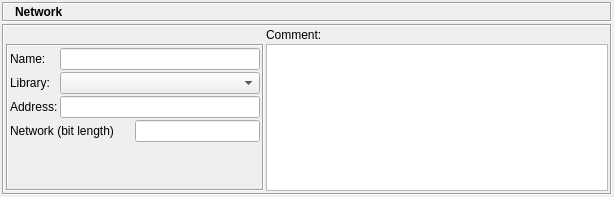
<ui version="4.0" >
 <class>NetworkDialogIPv6_q</class>
 <widget class="QWidget" name="NetworkDialogIPv6_q" >
  <property name="enabled" >
   <bool>true</bool>
  </property>
  <property name="geometry" >
   <rect>
    <x>0</x>
    <y>0</y>
    <width>614</width>
    <height>197</height>
   </rect>
  </property>
  <property name="sizePolicy" >
   <sizepolicy vsizetype="Minimum" hsizetype="Minimum" >
    <horstretch>0</horstretch>
    <verstretch>0</verstretch>
   </sizepolicy>
  </property>
  <property name="windowTitle" >
   <string>Network</string>
  </property>
  <layout class="QGridLayout" >
   <property name="leftMargin" >
    <number>2</number>
   </property>
   <property name="topMargin" >
    <number>2</number>
   </property>
   <property name="rightMargin" >
    <number>2</number>
   </property>
   <property name="bottomMargin" >
    <number>2</number>
   </property>
   <property name="horizontalSpacing" >
    <number>2</number>
   </property>
   <property name="verticalSpacing" >
    <number>2</number>
   </property>
   <item row="0" column="0" >
    <layout class="QVBoxLayout" >
     <property name="spacing" >
      <number>2</number>
     </property>
     <property name="leftMargin" >
      <number>0</number>
     </property>
     <property name="topMargin" >
      <number>0</number>
     </property>
     <property name="rightMargin" >
      <number>0</number>
     </property>
     <property name="bottomMargin" >
      <number>0</number>
     </property>
     <item>
      <widget class="QFrame" name="frame3" >
       <property name="sizePolicy" >
        <sizepolicy vsizetype="Fixed" hsizetype="Preferred" >
         <horstretch>0</horstretch>
         <verstretch>0</verstretch>
        </sizepolicy>
       </property>
       <property name="minimumSize" >
        <size>
         <width>16</width>
         <height>20</height>
        </size>
       </property>
       <property name="frameShape" >
        <enum>QFrame::Box</enum>
       </property>
       <property name="frameShadow" >
        <enum>QFrame::Sunken</enum>
       </property>
       <layout class="QGridLayout" >
        <property name="leftMargin" >
         <number>2</number>
        </property>
        <property name="topMargin" >
         <number>2</number>
        </property>
        <property name="rightMargin" >
         <number>2</number>
        </property>
        <property name="bottomMargin" >
         <number>2</number>
        </property>
        <property name="horizontalSpacing" >
         <number>2</number>
        </property>
        <property name="verticalSpacing" >
         <number>2</number>
        </property>
        <item row="0" column="1" >
         <widget class="QLabel" name="editorTitle" >
          <property name="sizePolicy" >
           <sizepolicy vsizetype="Fixed" hsizetype="Preferred" >
            <horstretch>0</horstretch>
            <verstretch>0</verstretch>
           </sizepolicy>
          </property>
          <property name="font" >
           <font>
            <weight>75</weight>
            <bold>true</bold>
           </font>
          </property>
          <property name="frameShape" >
           <enum>QFrame::NoFrame</enum>
          </property>
          <property name="frameShadow" >
           <enum>QFrame::Plain</enum>
          </property>
          <property name="text" >
           <string>Network</string>
          </property>
          <property name="wordWrap" >
           <bool>false</bool>
          </property>
         </widget>
        </item>
        <item row="0" column="0" >
         <widget class="QLabel" name="pixmapLabel1" >
          <property name="sizePolicy" >
           <sizepolicy vsizetype="Fixed" hsizetype="Fixed" >
            <horstretch>0</horstretch>
            <verstretch>0</verstretch>
           </sizepolicy>
          </property>
          <property name="pixmap" >
           <pixmap/>
          </property>
          <property name="scaledContents" >
           <bool>true</bool>
          </property>
          <property name="wordWrap" >
           <bool>false</bool>
          </property>
         </widget>
        </item>
       </layout>
      </widget>
     </item>
     <item>
      <widget class="QFrame" name="frame7" >
       <property name="sizePolicy" >
        <sizepolicy vsizetype="Expanding" hsizetype="Expanding" >
         <horstretch>0</horstretch>
         <verstretch>0</verstretch>
        </sizepolicy>
       </property>
       <property name="frameShape" >
        <enum>QFrame::Box</enum>
       </property>
       <property name="frameShadow" >
        <enum>QFrame::Sunken</enum>
       </property>
       <layout class="QGridLayout" >
        <property name="leftMargin" >
         <number>2</number>
        </property>
        <property name="topMargin" >
         <number>2</number>
        </property>
        <property name="rightMargin" >
         <number>2</number>
        </property>
        <property name="bottomMargin" >
         <number>2</number>
        </property>
        <property name="horizontalSpacing" >
         <number>2</number>
        </property>
        <property name="verticalSpacing" >
         <number>2</number>
        </property>
        <item row="1" column="1" >
         <widget class="QTextEdit" name="comment" >
          <property name="sizePolicy" >
           <sizepolicy vsizetype="Expanding" hsizetype="Expanding" >
            <horstretch>0</horstretch>
            <verstretch>100</verstretch>
           </sizepolicy>
          </property>
          <property name="minimumSize" >
           <size>
            <width>200</width>
            <height>0</height>
           </size>
          </property>
          <property name="tabChangesFocus" >
           <bool>true</bool>
          </property>
         </widget>
        </item>
        <item row="0" column="1" >
         <widget class="QLabel" name="textLabel2" >
          <property name="text" >
           <string>Comment:</string>
          </property>
          <property name="wordWrap" >
           <bool>false</bool>
          </property>
         </widget>
        </item>
        <item row="1" column="0" >
         <widget class="QFrame" name="frame50" >
          <property name="minimumSize" >
           <size>
            <width>250</width>
            <height>16</height>
           </size>
          </property>
          <property name="frameShape" >
           <enum>QFrame::Box</enum>
          </property>
          <property name="frameShadow" >
           <enum>QFrame::Sunken</enum>
          </property>
          <layout class="QGridLayout" >
           <property name="leftMargin" >
            <number>2</number>
           </property>
           <property name="topMargin" >
            <number>2</number>
           </property>
           <property name="rightMargin" >
            <number>2</number>
           </property>
           <property name="bottomMargin" >
            <number>2</number>
           </property>
           <property name="horizontalSpacing" >
            <number>2</number>
           </property>
           <property name="verticalSpacing" >
            <number>2</number>
           </property>
           <item row="0" column="0" >
            <widget class="QLabel" name="textLabel1" >
             <property name="text" >
              <string>Name:</string>
             </property>
             <property name="wordWrap" >
              <bool>false</bool>
             </property>
            </widget>
           </item>
           <item row="0" column="1" >
            <widget class="QLineEdit" name="obj_name" >
             <property name="sizePolicy" >
              <sizepolicy vsizetype="Fixed" hsizetype="Preferred" >
               <horstretch>0</horstretch>
               <verstretch>0</verstretch>
              </sizepolicy>
             </property>
             <property name="minimumSize" >
              <size>
               <width>200</width>
               <height>0</height>
              </size>
             </property>
            </widget>
           </item>
           <item row="1" column="0" >
            <widget class="QLabel" name="textLabel1_2" >
             <property name="text" >
              <string>Library:</string>
             </property>
             <property name="wordWrap" >
              <bool>false</bool>
             </property>
            </widget>
           </item>
           <item row="1" column="1" >
            <widget class="QComboBox" name="libs" >
             <property name="sizePolicy" >
              <sizepolicy vsizetype="Fixed" hsizetype="Preferred" >
               <horstretch>0</horstretch>
               <verstretch>0</verstretch>
              </sizepolicy>
             </property>
             <property name="minimumSize" >
              <size>
               <width>200</width>
               <height>0</height>
              </size>
             </property>
            </widget>
           </item>
           <item row="2" column="0" >
            <widget class="QLabel" name="textLabel2_2" >
             <property name="text" >
              <string>Address:</string>
             </property>
             <property name="wordWrap" >
              <bool>false</bool>
             </property>
            </widget>
           </item>
           <item row="2" column="1" >
            <widget class="QLineEdit" name="address" >
             <property name="sizePolicy" >
              <sizepolicy vsizetype="Fixed" hsizetype="Preferred" >
               <horstretch>0</horstretch>
               <verstretch>0</verstretch>
              </sizepolicy>
             </property>
             <property name="minimumSize" >
              <size>
               <width>200</width>
               <height>0</height>
              </size>
             </property>
            </widget>
           </item>
           <item row="3" column="0" colspan="2" >
            <widget class="QFrame" name="frame" >
             <property name="frameShape" >
              <enum>QFrame::NoFrame</enum>
             </property>
             <property name="frameShadow" >
              <enum>QFrame::Raised</enum>
             </property>
             <layout class="QGridLayout" >
              <property name="leftMargin" >
               <number>0</number>
              </property>
              <property name="topMargin" >
               <number>0</number>
              </property>
              <property name="rightMargin" >
               <number>0</number>
              </property>
              <property name="bottomMargin" >
               <number>0</number>
              </property>
              <property name="horizontalSpacing" >
               <number>0</number>
              </property>
              <property name="verticalSpacing" >
               <number>0</number>
              </property>
              <item row="0" column="0" >
               <widget class="QLabel" name="textLabel2_2_2" >
                <property name="text" >
                 <string>Network (bit length)</string>
                </property>
                <property name="wordWrap" >
                 <bool>false</bool>
                </property>
               </widget>
              </item>
              <item row="0" column="1" >
               <widget class="QLineEdit" name="netmask" >
                <property name="sizePolicy" >
                 <sizepolicy vsizetype="Fixed" hsizetype="Preferred" >
                  <horstretch>0</horstretch>
                  <verstretch>0</verstretch>
                 </sizepolicy>
                </property>
                <property name="minimumSize" >
                 <size>
                  <width>0</width>
                  <height>0</height>
                 </size>
                </property>
               </widget>
              </item>
             </layout>
            </widget>
           </item>
           <item row="4" column="0" colspan="2" >
            <spacer>
             <property name="orientation" >
              <enum>Qt::Vertical</enum>
             </property>
             <property name="sizeHint" >
              <size>
               <width>200</width>
               <height>20</height>
              </size>
             </property>
            </spacer>
           </item>
          </layout>
         </widget>
        </item>
       </layout>
      </widget>
     </item>
    </layout>
   </item>
  </layout>
 </widget>
 <layoutdefault spacing="2" margin="2" />
 <tabstops>
  <tabstop>obj_name</tabstop>
  <tabstop>libs</tabstop>
  <tabstop>address</tabstop>
  <tabstop>comment</tabstop>
 </tabstops>
 <resources/>
 <connections>
  <connection>
   <sender>obj_name</sender>
   <signal>textChanged(QString)</signal>
   <receiver>NetworkDialogIPv6_q</receiver>
   <slot>changed()</slot>
   <hints>
    <hint type="sourcelabel" >
     <x>20</x>
     <y>20</y>
    </hint>
    <hint type="destinationlabel" >
     <x>20</x>
     <y>20</y>
    </hint>
   </hints>
  </connection>
  <connection>
   <sender>address</sender>
   <signal>textChanged(QString)</signal>
   <receiver>NetworkDialogIPv6_q</receiver>
   <slot>changed()</slot>
   <hints>
    <hint type="sourcelabel" >
     <x>20</x>
     <y>20</y>
    </hint>
    <hint type="destinationlabel" >
     <x>20</x>
     <y>20</y>
    </hint>
   </hints>
  </connection>
  <connection>
   <sender>comment</sender>
   <signal>textChanged()</signal>
   <receiver>NetworkDialogIPv6_q</receiver>
   <slot>changed()</slot>
   <hints>
    <hint type="sourcelabel" >
     <x>20</x>
     <y>20</y>
    </hint>
    <hint type="destinationlabel" >
     <x>20</x>
     <y>20</y>
    </hint>
   </hints>
  </connection>
 </connections>
</ui>
